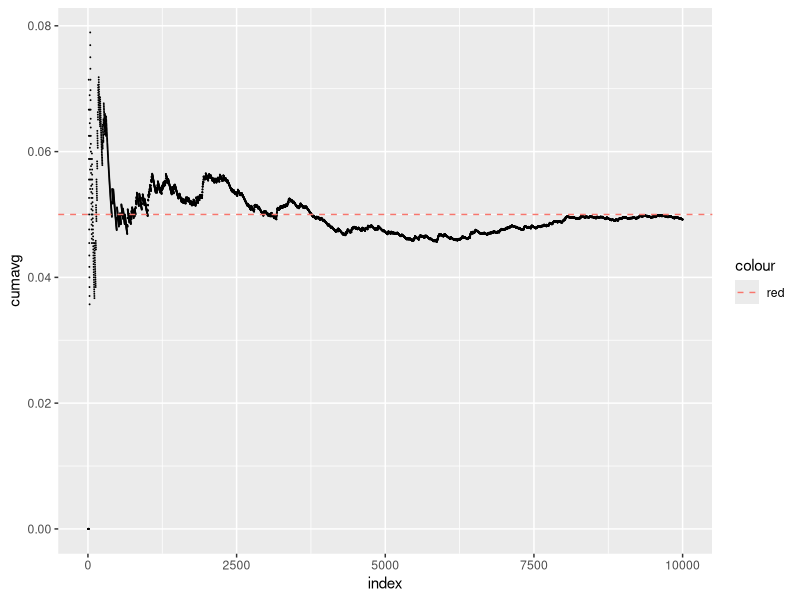
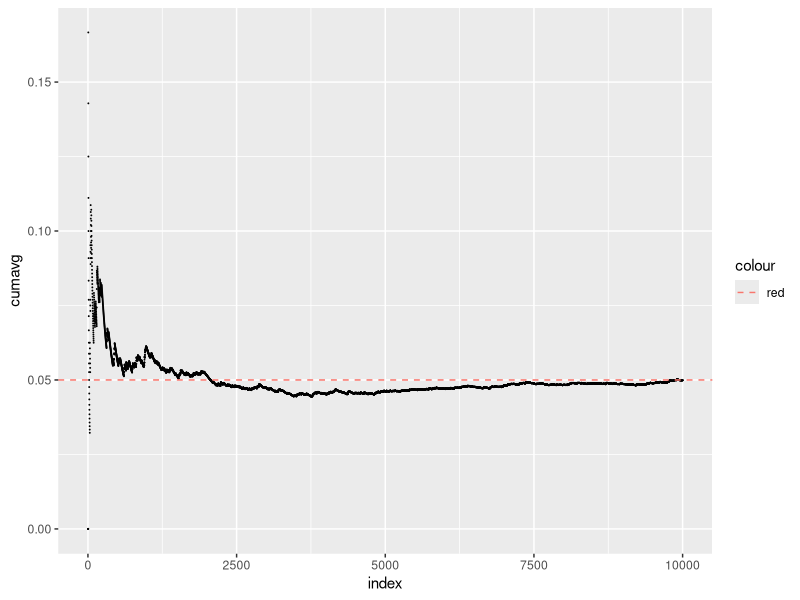
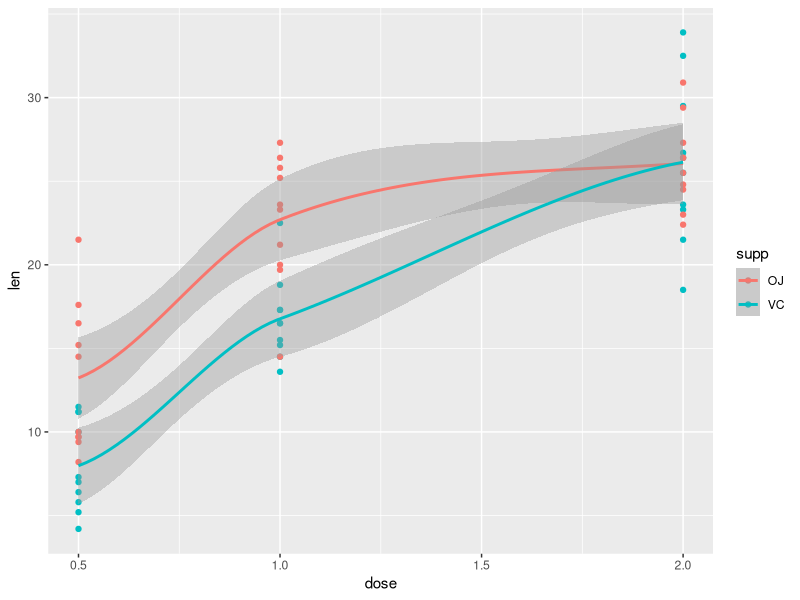
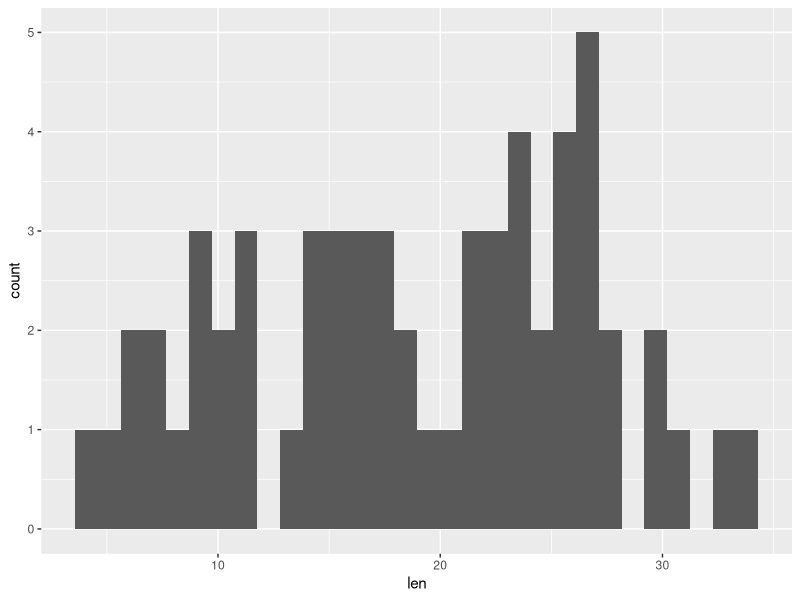

Recreate these plots in R, in order.
## ---- chunk 1
library(dplyr)
library(ggplot2)
## ---- chunk 2
sim_results = c()
for (i in 1:10000) {
  sample = rnorm(30,0,1)
  sim_results[i] = t.test(sample)['p.value'] < .05
}
cumavg = cumsum(sim_results)/seq_along(sim_results)
plot_data = data.frame(cbind('index' = seq_along(sim_results), cumavg))
ggplot(data = plot_data, aes(index, cumavg)) + geom_point(size = .01) +
  geom_hline(aes(yintercept = .05, color = "red"), linetype = "dashed")

## ---- chunk 3
sim_results = replicate(10000,t.test(rnorm(30,0,1))['p.value']<.05, simplify = "array")
sim_results = t(data.frame(sim_results))
cumavg = cumsum(sim_results)/seq_along(sim_results)
plot_data = data.frame(cbind('index' = seq_along(sim_results), cumavg))
ggplot(data = plot_data, aes(index, cumavg)) + geom_point(size = .01) +
  geom_hline(aes(yintercept = .05, color = "red"), linetype = "dashed")
## ---- chunk 4
double.sample <- function () {
}
## ---- chunk 5

## ---- chunk 6

## ---- chunk 7
qplot(data = ToothGrowth, dose, len, color = supp) + geom_smooth()
## ---- chunk 8
ggplot(data = ToothGrowth, aes(len)) + geom_histogram()
## ---- chunk 9
m1 = lm(len ~ dose + supp, data = ToothGrowth)
m2 = lm(len ~ dose * supp, data = ToothGrowth)
## ---- chunk 10

## ---- chunk 11

## ---- chunk 12

## ---- chunk 13

## ---- chunk 14
d <- read.csv("../data/FVS2011-hands.csv")

## ---- chunk 15

